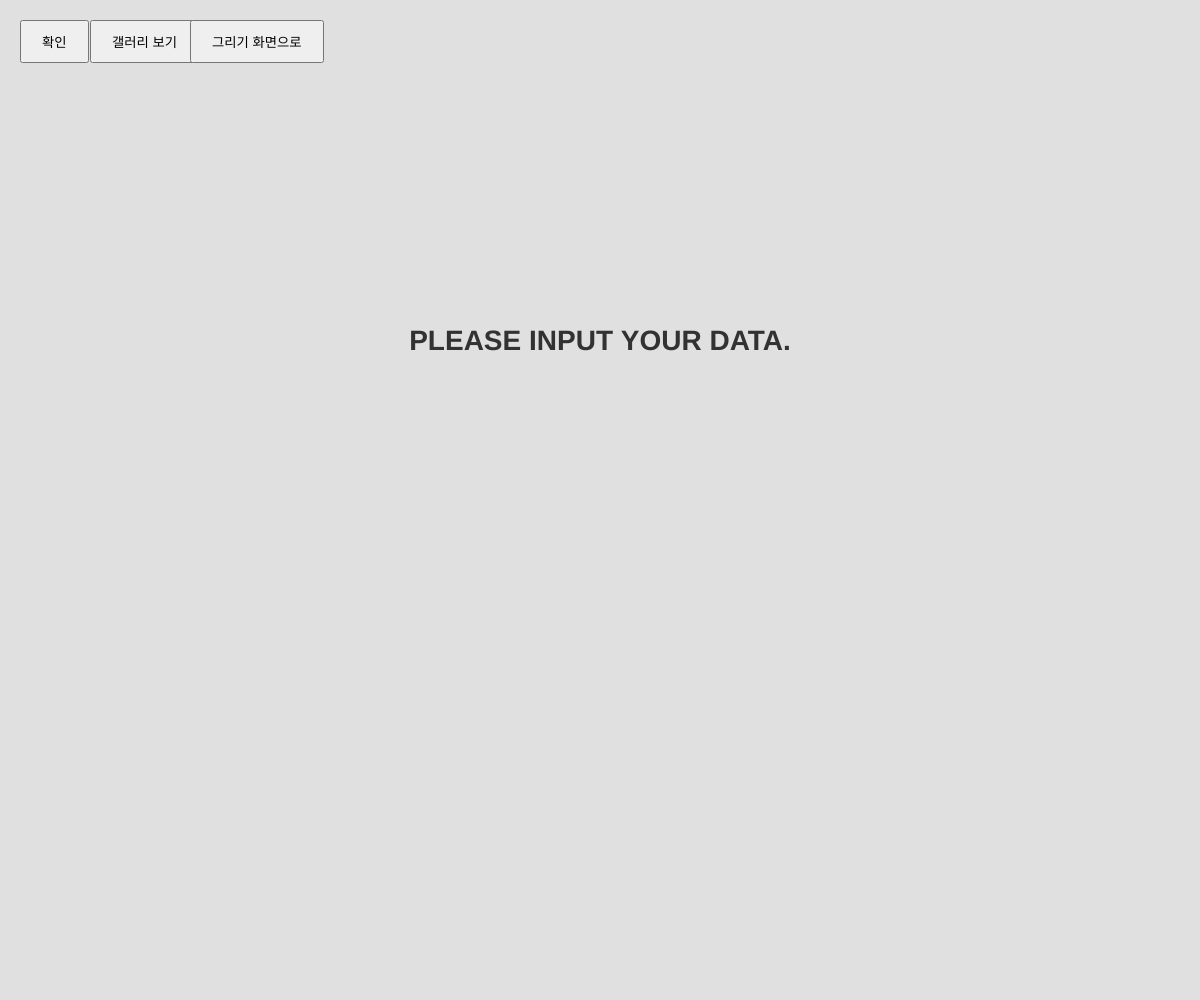
Frame 1 (no input)
Frame 60 (no input): identical to frame 1, image omitted
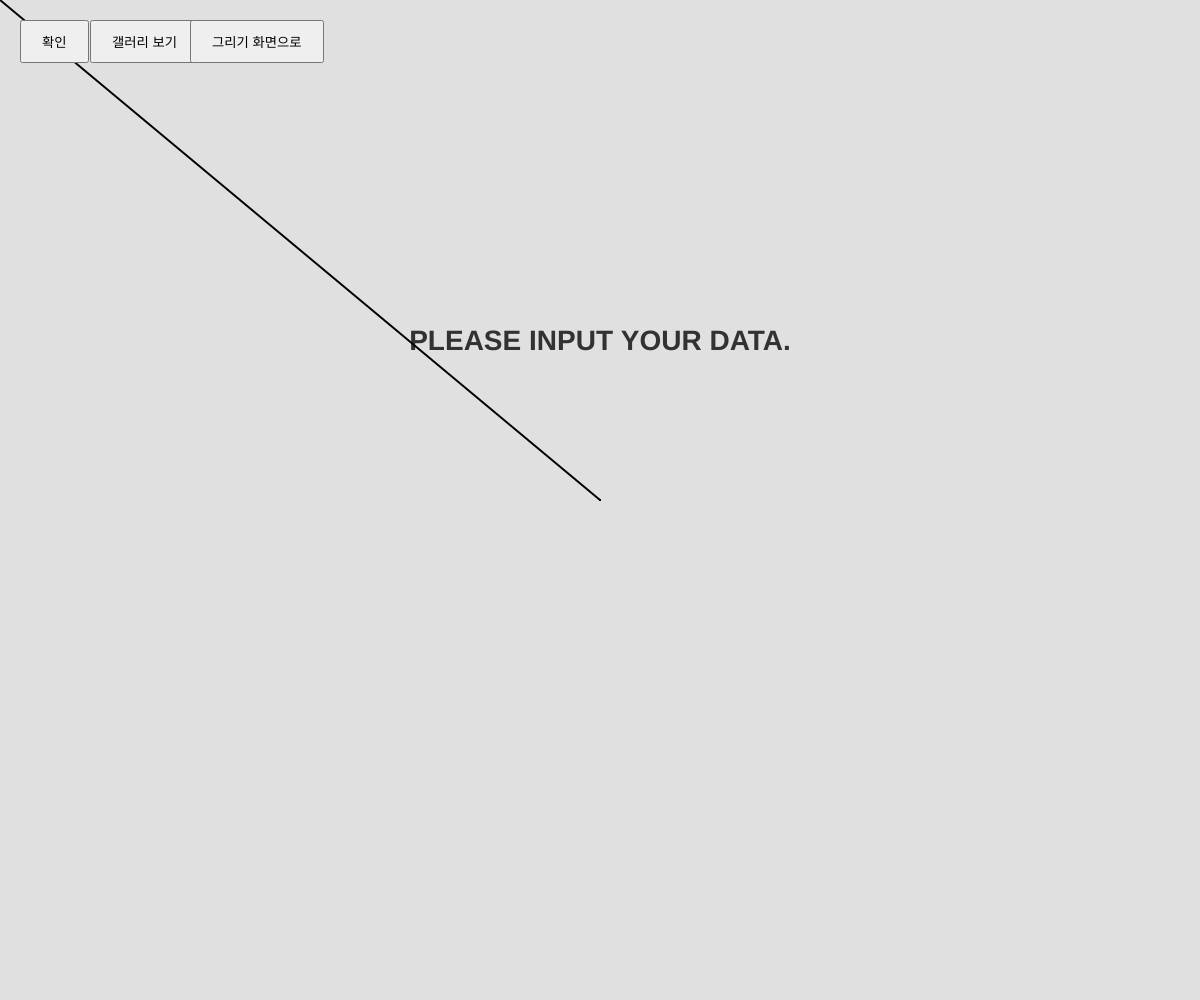
Frame 120 (the mouse pressed at the canvas centre since frame 60)

The p5.js sketch that drew these frames (run headless with seeded random() and noise() and a simulated clock; from frame 60 on, the mouse is pressed at the canvas centre):

// p5.js sketch
// ── sketch.js
let currentMode = 'draw'; // 기본값을 'draw'로 설정// [1] 파이어베이스 연결 (에러가 나도 화면이 죽지 않도록 방어막 씌움)
let db;
try {
  const firebaseConfig = {
    apiKey: "AIzaSyCVUgHcYFsWfPi-Xm_T1FdvgTAUmzTdsYc",
    authDomain: "signiture-1bf46.firebaseapp.com",
    projectId: "signiture-1bf46",
    storageBucket: "signiture-1bf46.firebasestorage.app",
    messagingSenderId: "692434929950",
    appId: "1:692434929950:web:695650db09b0b7effe610f",
    measurementId: "G-3LCCD3R1Z0"
  };

  // 파이어베이스가 중복 실행되지 않도록 안전장치 추가
  if (!firebase.apps.length) {
    firebase.initializeApp(firebaseConfig);
  }
  db = firebase.firestore();
  console.log("시스템: 파이어베이스 연결 성공");
} catch (e) {
  console.log("시스템: 파이어베이스 연결 실패 (화면은 계속 출력됩니다). 원인:", e);
}

// [2] 캔버스 및 그리기 변수들
let totalDistance = 0;      
let activeFrames = 0;       
let currentStroke = [];     
let allStrokes = [];

function setup() {
  let canvas = createCanvas(windowWidth, windowHeight); 
  
  // 위치를 좌상단(0,0)에 고정
  canvas.position(0, 0); 
  
  // CSS로 스타일 강제 지정 (절대 위치 사용)
  canvas.style('position', 'absolute');
  canvas.style('display', 'block');
  canvas.style('z-index', '1');
  
  background(224, 224, 224); 
  
  // ... (이후 버튼들 생성 코드)
  // 초기 안내 텍스트
  fill(50);
  noStroke();
  textAlign(CENTER);
  textSize(28);
  textStyle(BOLD);
  text("PLEASE INPUT YOUR DATA.", width / 2, height / 2 - 150);

  // [버튼 1: 확인]
  let btn = createButton('확인');
  btn.position(20, 20); 
  btn.style('padding', '10px 20px');
  btn.style('z-index', '10'); 
  btn.mousePressed(evaluateSignature);
  
  // [버튼 2: 갤러리 보기]
  let galleryBtn = createButton('갤러리 보기');
  galleryBtn.position(90, 20); 
  galleryBtn.style('padding', '10px 20px');
  galleryBtn.style('z-index', '10'); 
  galleryBtn.mousePressed(() => {
    currentMode = 'gallery';
    background(255);
    fetchAndDrawSignatures();
  });

  // [버튼 3: 그리기 화면으로]
  let backBtn = createButton('그리기 화면으로');
  backBtn.position(190, 20); 
  backBtn.style('padding', '10px 20px');
  backBtn.style('z-index', '10'); 
  backBtn.mousePressed(() => {
    currentMode = 'draw';
    resetCanvas(); 
  });
}
function draw() {
  // 1. 그리기 모드일 때만 실시간으로 그림을 그립니다.
  if (currentMode === 'draw') {
    if (mouseIsPressed) {
      stroke(0);
      strokeWeight(2);
      line(pmouseX, pmouseY, mouseX, mouseY);

      // 데이터 기록 (나중에 저장하기 위함)
      currentStroke.push({x: mouseX, y: mouseY});
      totalDistance += dist(pmouseX, pmouseY, mouseX, mouseY);
      activeFrames++;
    }
  } 
  // 2. 갤러리 모드일 때는 아무것도 하지 않습니다.
  // (그림은 '갤러리 보기' 버튼을 눌렀을 때만 한 번에 그려집니다)
}

function mouseReleased() {
  if (currentStroke.length > 0) {
    allStrokes.push(currentStroke);
    currentStroke = []; 
  }
}

function evaluateSignature() {
  if (activeFrames === 0) {
    alert("내용을 입력해주세요.");
    return;
  }

  let avgSpeed = totalDistance / activeFrames;
  setTimeout(resetCanvas, 2000);

  // [수정 포인트 1] 최소 길이를 150에서 50으로 낮춤 (짧게 그려도 인정)
  if (totalDistance < 50) {
    background(245, 245, 245);
    fill(100);
    noStroke();
    textSize(20);
    textAlign(CENTER);
    text("인식 실패: 너무 조금 그리셨어요.", width / 2, height / 2);
  } 
  // [수정 포인트 2] 속도 기준을 25에서 15로 낮춤 (조금 느리게 그려도 휘갈긴 것으로 인정)
  else if (avgSpeed >= 15) {
    background(245, 245, 245); 
    fill(0, 150, 0);    
    noStroke();       
    textSize(24);
    textAlign(CENTER);
    text("입력값 확인됨", width / 2, height / 2 - 20);
    fill(100);
    textSize(16);
    text("데이터가 성공적으로 저장소로 이동했습니다.", width / 2, height / 2 + 20);

    if (db) {
      try {
        db.collection("signatures").add({
          path: JSON.stringify(allStrokes), 
          timestamp: firebase.firestore.FieldValue.serverTimestamp()
        }).then(() => {
          console.log("시스템 저장 완료");
        }).catch((error) => {
          console.log("파이어베이스 전송 실패:", error);
        });
      } catch (e) {
        console.log("파이어베이스 연결 오류:", e);
      }
    }
  } 
  // 위 두 조건에 해당하지 않으면 (속도가 느림 = 정성스럽게 씀)
  // 위 조건들에 해당하지 않을 때 (너무 정성스럽게 쓴 경우)
  else {
    background(245, 245, 245); 
    fill(255, 0, 0);           
    noStroke();
    textSize(24);
    textAlign(CENTER);
    // 아래 텍스트만 표시되도록 수정했습니다.
    text("인식 불가 - 오류", width / 2, height / 2);
  }
}
function resetCanvas() {
  background(224, 224, 224); 
  
  fill(50);
  noStroke();
  textAlign(CENTER);
  textSize(28);
  textStyle(BOLD);
  text("PLEASE INPUT YOUR DATA.", width / 2, height / 2 - 150);

  totalDistance = 0;
  activeFrames = 0;
  allStrokes = [];
}// 코드 맨 아래에 이 함수를 통째로 복사해서 붙여넣으세요.
function fetchAndDrawSignatures() {
  db.collection("signatures").get().then((querySnapshot) => {
    querySnapshot.forEach((doc) => {
      let strokes = JSON.parse(doc.data().path);
      
      // 1. 그림의 경계값 계산
      let minX = Infinity, minY = Infinity;
      let maxX = -Infinity, maxY = -Infinity;

      for (let s of strokes) {
        for (let p of s) {
          if (p.x < minX) minX = p.x;
          if (p.x > maxX) maxX = p.x;
          if (p.y < minY) minY = p.y;
          if (p.y > maxY) maxY = p.y;
        }
      }

      let drawW = maxX - minX;
      let drawH = maxY - minY;

      // 2. 랜덤 위치 선정 (좌우/상하로 50px씩 여유를 줌 = 잘림 방지)
      let targetX = random(50, width - drawW - 50);
      let targetY = random(50, height - drawH - 50);
      
      stroke(0, 150); 
      strokeWeight(2);
      strokeJoin(ROUND);
      strokeCap(ROUND);
      noFill();
      
      // 3. translate 없이 직접 좌표 계산해서 그리기 (가장 확실함)
      for (let s of strokes) {
        beginShape();
        for (let p of s) {
          // 원래 좌표(p.x)에서 minX를 빼서 0으로 만들고, 
          // 타겟 위치(targetX)를 더해서 원하는 위치로 이동시킴
          vertex(p.x - minX + targetX, p.y - minY + targetY);
        }
        endShape();
      }
    });
  });
}
function windowResized() {
  resizeCanvas(windowWidth, windowHeight);
  // 크기 조절 후 배경색 다시 칠하기
  if (currentMode === 'gallery') {
    background(255);
    fetchAndDrawSignatures();
  } else {
    background(224, 224, 224);
    // 필요하다면 안내 문구 다시 그리기
  }
}
